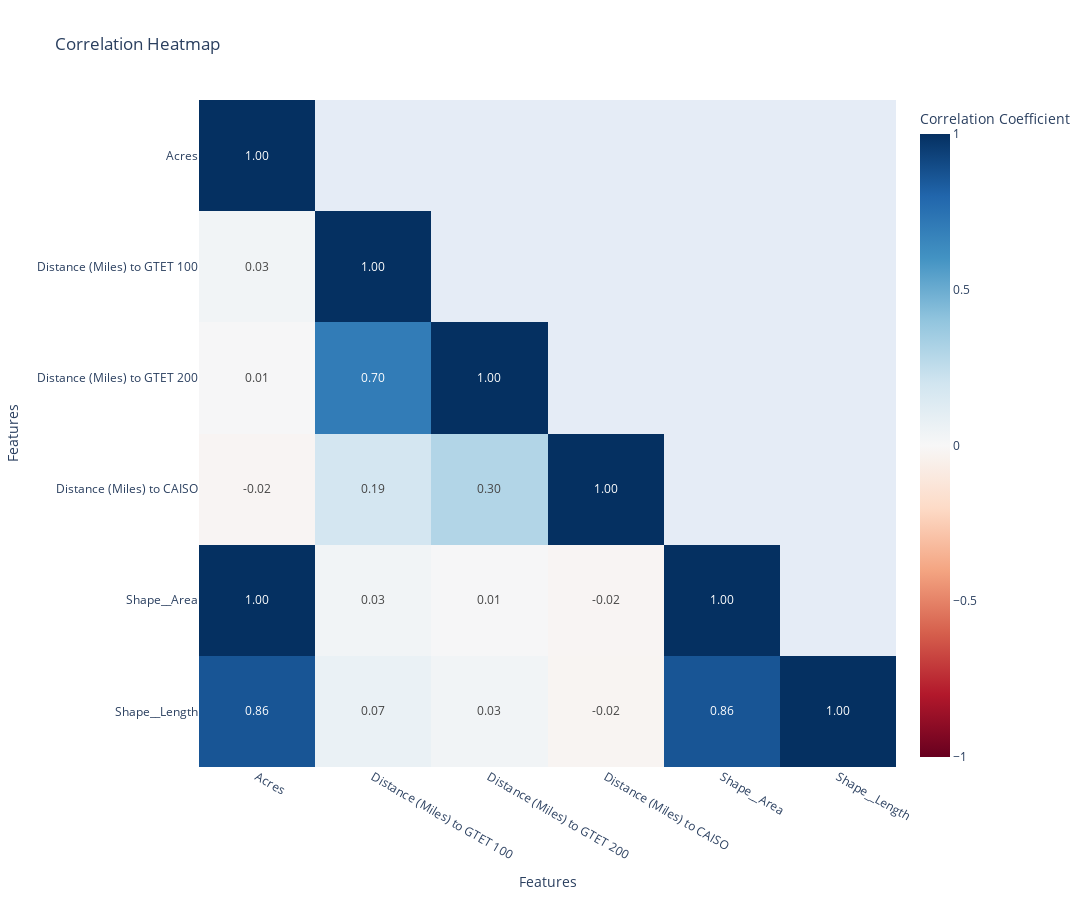

Notebook source saved alongside this figure:
### Code cell
# Correlation Heatmap (for numerical features)
def plot_correlation_heatmap(numerical_cols):
    # Use mask to cover redundant values
    mask = np.triu(np.ones_like(corr, dtype=bool), k=1)
    corr_masked = corr.mask(mask)
    #print(mask, corr.values, corr_masked.values)
    
    # Flip the correlation matrix and the mask vertically
    corr_flipped = np.flip(corr_masked.values, axis=0)
    mask_flipped = np.flip(mask, axis=0)

    # Create text for the heatmap tiles
    text_values = np.where(mask_flipped, "", np.around(corr_flipped, 2))  # Set text to empty string for masked tiles

    #print(text_values) # this will be flipped in go.Heatmap() automatically

    fig = go.Figure(data=go.Heatmap(
        x=corr.columns, 
        y=corr.columns[::-1],
        z=np.flip(corr_masked.values, axis=0),  # Flip the correlation matrix vertically  # Apply mask to hide upper triangle
        colorscale='RdBu', zmin=-1, zmax=1,
        colorbar=dict(title='Correlation Coefficient'),
        text = text_values,
        texttemplate='%{text:.2f}',  # Format text to 2 decimal places
        hovertemplate=(
            '<b>X</b>: %{x}<br>'  # Feature name on the x-axis
            '<b>Y</b>: %{y}<br>'  # Feature name on the y-axis
            '<b>Correlation</b>: %{z:.2f}<br>'  # Correlation value (formatted to 2 decimal places)
            '<extra></extra>'  # Remove the extra hover info
        )
    )
    )
    
    fig.update_layout(
        title="Correlation Heatmap",
        height=900, width=1300,
        xaxis=dict(
            title='Features',
            #tickangle=-45,
            showgrid=False  # Remove x-axis grid lines
        ),
        yaxis=dict(
            title='Features',
            showgrid=False  # Remove y-axis grid lines
        )    
    )

    fig.show()
    
    # Save the figure as a PNG file
    fig.write_image("/home/ubuntu/dec24_bds_solar_energy/reports/figures/Heatmap.png")
    
print("Correlation heatmap for numerical features")
plot_correlation_heatmap(numerical_cols)

### Figure 1 — Plotly figure (JSON) as saved in the notebook; plotly's stock layout.template omitted (floating-point values rounded to 4 significant figures)
{"data": [{"colorbar": {"title": {"text": "Correlation Coefficient"}}, "colorscale": [[0, "rgb(103,0,31)"], [0.1, "rgb(178,24,43)"], [0.2, "rgb(214,96,77)"], [0.3, "rgb(244,165,130)"], [0.4, "rgb(253,219,199)"], [0.5, "rgb(247,247,247)"], [0.6, "rgb(209,229,240)"], [0.7, "rgb(146,197,222)"], [0.8, "rgb(67,147,195)"], [0.9, "rgb(33,102,172)"], [1, "rgb(5,48,97)"]], "hovertemplate": "<b>X</b>: %{x}<br><b>Y</b>: %{y}<br><b>Correlation</b>: %{z:.2f}<br><extra></extra>", "text": [["0.86", "0.07", "0.03", "-0.02", "0.86", "1.0"], ["1.0", "0.03", "0.01", "-0.02", "1.0", ""], ["-0.02", "0.19", "0.3", "1.0", "", ""], ["0.01", "0.7", "1.0", "", "", ""], ["0.03", "1.0", "", "", "", ""], ["1.0", "", "", "", "", ""]], "texttemplate": "%{text:.2f}", "type": "heatmap", "x": ["Acres", "Distance (Miles) to GTET 100", "Distance (Miles) to GTET 200", "Distance (Miles) to CAISO", "Shape__Area", "Shape__Length"], "y": ["Shape__Length", "Shape__Area", "Distance (Miles) to CAISO", "Distance (Miles) to GTET 200", "Distance (Miles) to GTET 100", "Acres"], "z": [[0.8619, 0.06986, 0.0314, -0.02045, 0.8619, 1], [1.0, 0.0319, 0.006064, -0.01862, 1, null], [-0.01862, 0.185, 0.2991, 1, null, null], [0.006064, 0.7016, 1, null, null, null], [0.0319, 1, null, null, null, null], [1, null, null, null, null, null]], "zmax": 1, "zmin": -1}], "layout": {"height": 900, "title": {"text": "Correlation Heatmap"}, "width": 1300, "xaxis": {"showgrid": false, "title": {"text": "Features"}}, "yaxis": {"showgrid": false, "title": {"text": "Features"}}}}
